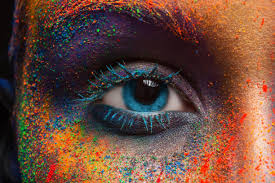
#> input picture image.jpg, 275 x 183 px
$ jupyter execute lab9.ipynb
#> lines starting #> are read from the running program, lines starting #| are printed output that depends on the picture
[cell 1]
#image enhancement using contrast adjustment and histogram equalization using OpenCV

[cell 2]
import cv2
import matplotlib.pyplot as plt

[cell 3]
img=cv2.imread("image.jpg",cv2.IMREAD_GRAYSCALE)
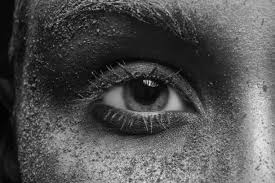
#> img: shape (183, 275); min 0, max 238, mean 81.3

[cell 4]
contrast=cv2.convertScaleAbs(img,alpha=1.5,beta=0)
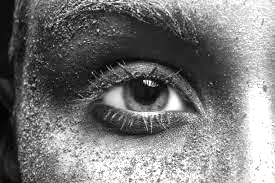
#> contrast: shape (183, 275); min 0, max 255, mean 120.6
histogram=cv2.equalizeHist(img)
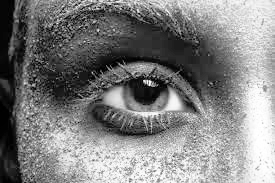
#> histogram: shape (183, 275); min 0, max 255, mean 128.2

[cell 5]
cv2.imshow("OG",img)
cv2.imshow("contrast",contrast)
cv2.imshow("histogram",histogram)
cv2.waitKey(0)
cv2.destroyAllWindows()

[cell 6]
plt.subplot(2,2,1)
plt.hist(img.ravel(),256,range=[0,256])
plt.title("Og Image Histogram")

plt.subplot(2,2,2)
plt.hist(contrast.ravel(),256,range=[0,256])
plt.title("Contrast adjustedImage Histogram")

plt.subplot(2,2,3)
plt.hist(histogram.ravel(),256,range=[0,256])
plt.title("Equalized Image Histogram")
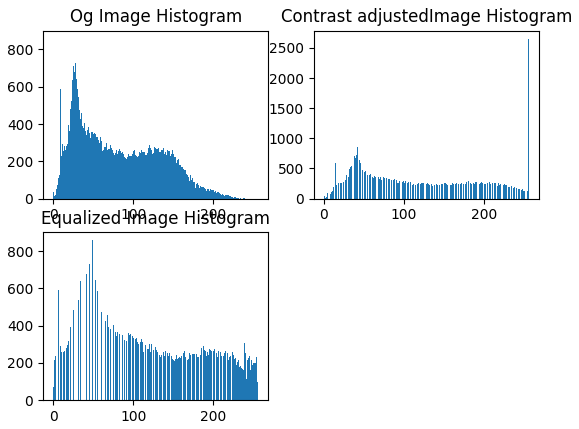
#> figure drawn by matplotlib, 3 panels; panel 1: tallest bar 858 high, from x = 28 to 29; panel 2: tallest bar 2654 high, from x = 255 to 256; panel 3: tallest bar 858 high, from x = 49 to 50
